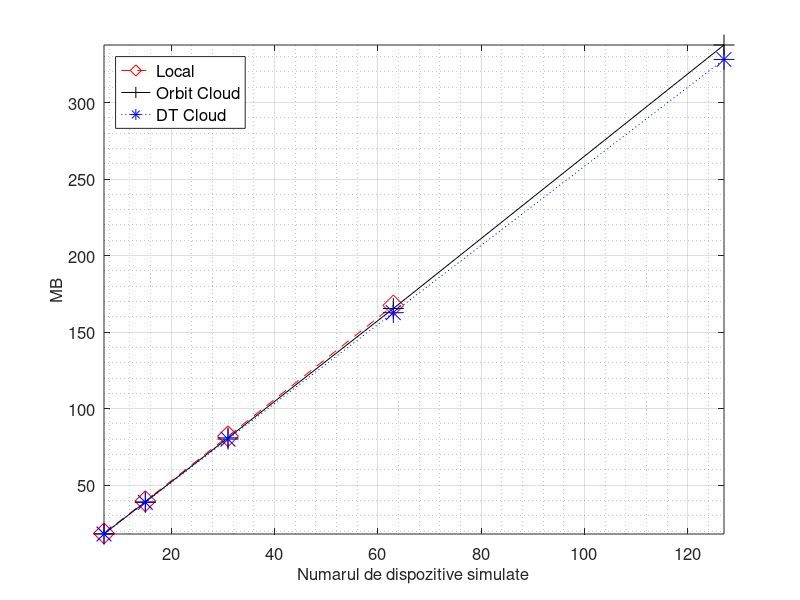
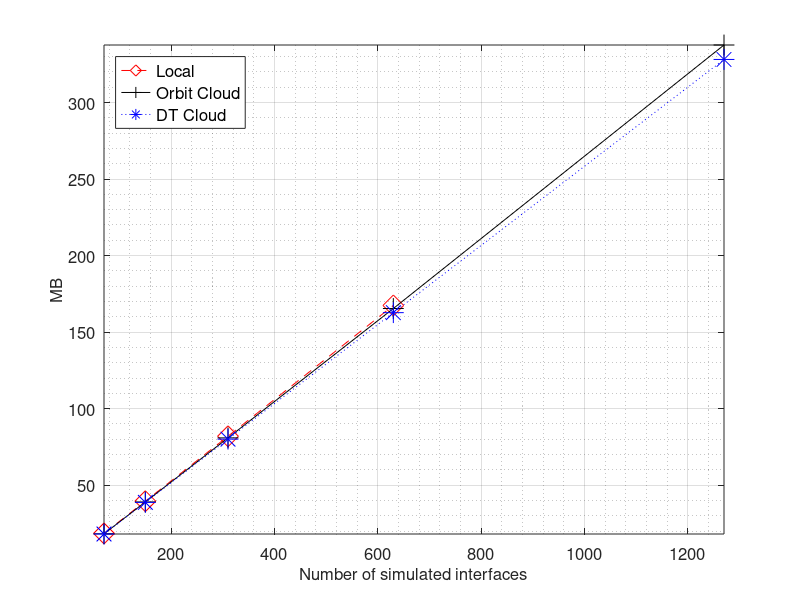
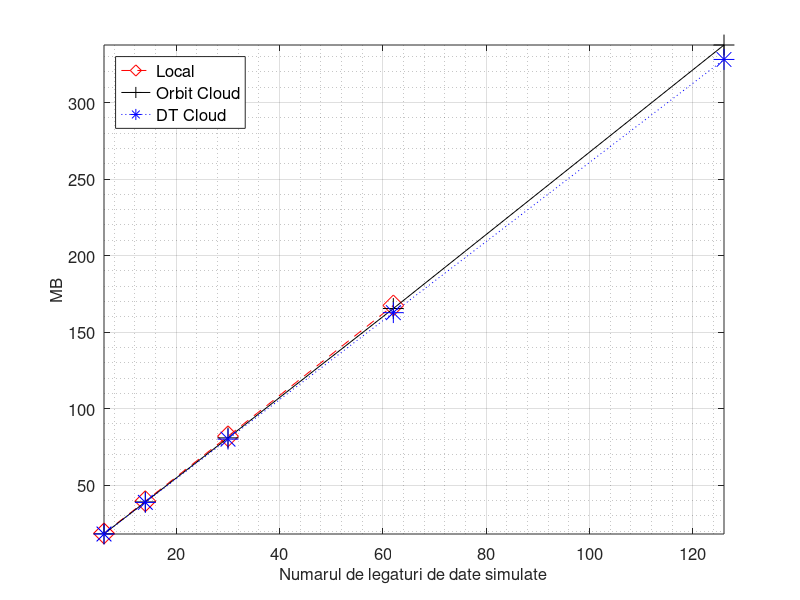

Here is the MATLAB script that generated these plots, in order:
nes = [7,15,31,63,127]
intfs = [70,150,310,630,1270]
links = [6,14,30,62,126]

local = [18.44,39.508,81.932,167.416,NaN] 
orbit = [18.176,39.008,80.876,165.424,337.624]
dt = [18.068,38.736,80.056,162.72,328.18]

figure(1)
plot(nes,local, '--dr', 'markersize', 15, nes, orbit, '-+k', 'markersize', 15, nes, dt, ':*b', 'markersize', 15)
set(gca, "fontsize", 12)

xlabel('Numarul de dispozitive simulate', "fontsize", 12)
grid on
grid minor on
ylabel('MB', "fontsize", 12)
leg = legend('Local','Orbit Cloud','DT Cloud', "location", 'northwest')
set(leg, "fontsize", 12)
axis('tight')

#la = num2str(local(:));
#lb = cellstr(la);
#lc = strtrim(lb);

#oa = num2str(orbit(:));
#ob = cellstr(oa);
#oc = strtrim(ob);

#da = num2str(dt(:));
#db = cellstr(da);
#dc = strtrim(db);

#text(nes, local, lc)
#text(nes, orbit, oc)
#text(nes, dt, dc)

figure(2)
plot(intfs,local, '--dr', 'markersize', 15, intfs, orbit, '-+k', 'markersize', 15, intfs, dt, ':*b', 'markersize', 15)
set(gca, "fontsize", 12)

xlabel('Number of simulated interfaces', "fontsize", 12)
grid on
grid minor on
ylabel('MB', "fontsize", 12)
leg = legend('Local','Orbit Cloud','DT Cloud', "location", 'northwest')
set(leg, "fontsize", 12)
axis('tight')

#la = num2str(local(:));
#lb = cellstr(la);
#lc = strtrim(lb);

#oa = num2str(orbit(:));
#ob = cellstr(oa);
#oc = strtrim(ob);

#da = num2str(dt(:));
#db = cellstr(da);
#dc = strtrim(db);

#text(intfs, local, lc)
#text(intfs, orbit, oc)
#text(intfs, dt, dc)

figure(3)
plot(links,local, '--dr', 'markersize', 15, links, orbit, '-+k', 'markersize', 15, links, dt, ':*b', 'markersize', 15)
set(gca, "fontsize", 12)

xlabel('Numarul de legaturi de date simulate', "fontsize", 12)
grid on
grid minor on
ylabel('MB', "fontsize", 12)
leg = legend('Local','Orbit Cloud','DT Cloud', "location", 'northwest')
set(leg, "fontsize", 12)
axis('tight')

#la = num2str(local(:));
#lb = cellstr(la);
#lc = strtrim(lb);

#oa = num2str(orbit(:));
#ob = cellstr(oa);
#oc = strtrim(ob);

#da = num2str(dt(:));
#db = cellstr(da);
#dc = strtrim(db);

#text(links, local, lc)
#text(links, orbit, oc)
#text(links, dt, dc)
